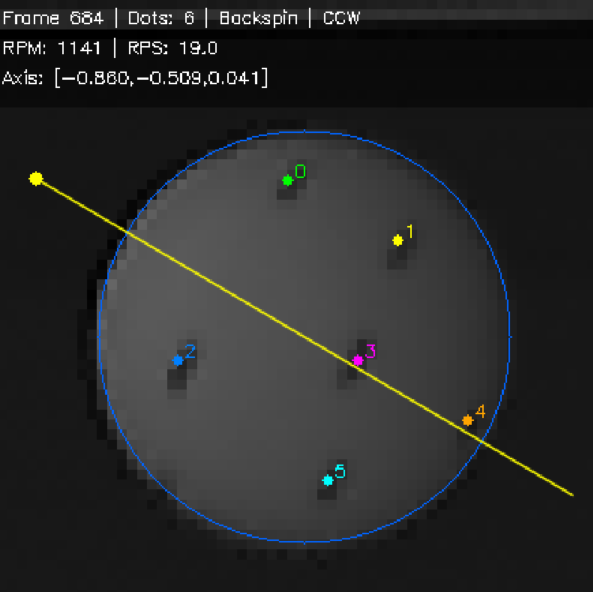
#> input picture spinCal.png, 1185 x 1183 px (shown at 1/2 size)
$ python spinCal.py spinCal.png
#> lines starting #> are read from the running program, lines starting #| are printed output that depends on the picture
#!/usr/bin/env python3
# ============================================================
# spinCal.py — 手动标注黑点 + 几何法解算乒乓球旋转
#
# 交互：
#   左键点击  = 添加点（自动 ID）
#   数字键0-9 = 指定下一个点的 ID
#   右键      = 删除上一个点
#   ENTER     = 保存当前帧，前进到下一帧
#   Backspace = 退回上一帧
#   F         = 完成标注，计算 RPM + 旋转轴
#   Q / ESC   = 退出
#
# 用法:
#   python spinCal.py
#   python spinCal.py D:\highspeed\test5.avi
# ============================================================

import cv2
import numpy as np
import os
import sys

# ── 相机参数 ──
MTX = np.array([
    [1914.91362, 0.0,       802.626903],
    [0.0,       1906.44992, 542.879886],
    [0.0,       0.0,        1.0]
], dtype=np.float64)
DIST = np.array([-0.17027915, 0.220013, 0.00154302, -0.00201744, 1.28603106], dtype=np.float64)
BALL_RADIUS_MM = 20.0
CALIB_IMAGE_HEIGHT = 1080


def adjust_principal_point(mtx, video_h):
    if video_h == CALIB_IMAGE_HEIGHT:
        return mtx.copy()
    crop = (CALIB_IMAGE_HEIGHT - video_h) / 2.0
    m2 = mtx.copy()
    m2[1, 2] -= crop
    print(f"[Calib] cy: {mtx[1,2]:.1f} -> {m2[1,2]:.1f}")
    return m2


# [34 lines left out: functions ball_center_to_3d, ray_sphere_intersection, kabsch, not called in this run]


def to_user_axis(axis_cam):
    return np.array([axis_cam[1], axis_cam[0], -axis_cam[2]])


# ═══════════════════════════════════════════════════════════
#  球窗口扫描 (与之前一样)
# ═══════════════════════════════════════════════════════════

def build_background(cap, total_frames):
#> called with total_frames = 1
    samples = []
    for fi in np.linspace(0, total_frames-1, min(12, total_frames), dtype=int):
        cap.set(cv2.CAP_PROP_POS_FRAMES, fi)
        ret, frame = cap.read()
        if ret:
            samples.append(cv2.cvtColor(frame, cv2.COLOR_BGR2GRAY).astype(np.float32))
#> this loop made 1 pass
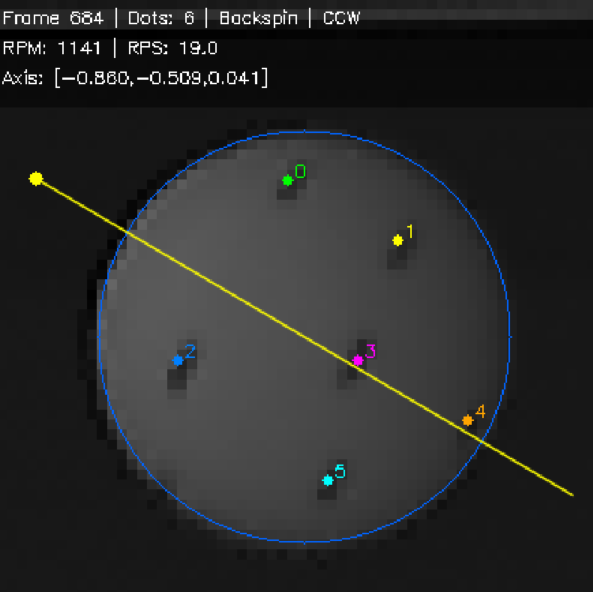
#> input picture spinCal.png, 1185 x 1183 px (shown at 1/2 size)
#> frame is the input picture: shape (1183, 1185, 3); mean B, G, R 41.8, 42.2, 41.5
#> after the loop, samples = 1 item
    return np.median(np.array(samples), axis=0)
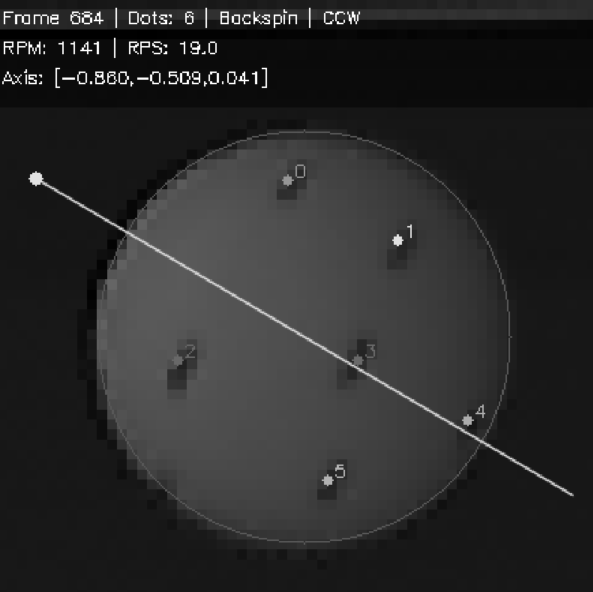
#> returned value: shape (1183, 1185) float32 (shown at 1/2 size); min 0, max 255, mean 41.9


# [81 lines left out: functions detect_ball_hough, _score_circle, binarize_ball_region, not called in this run]


def find_ball_window(cap, total_frames):
    print("\n[1/2] Scanning for ball window...")
    bg = build_background(cap, total_frames)

    print("  Phase 1: motion...")
    motion_frames = set()
    for fi in range(total_frames):
        cap.set(cv2.CAP_PROP_POS_FRAMES, fi)
        ret, frame = cap.read()
        if not ret: continue
        gray = cv2.cvtColor(frame, cv2.COLOR_BGR2GRAY)
        diff = np.abs(gray.astype(np.float32) - bg)
        _, mask = cv2.threshold(diff.astype(np.uint8), 2, 255, cv2.THRESH_BINARY)
        n_labels, _, stats, _ = cv2.connectedComponentsWithStats(mask, 8)
        max_area = max((stats[i, cv2.CC_STAT_AREA] for i in range(1, n_labels)), default=0)
        if max_area > 500: motion_frames.add(fi)
        if fi % 400 == 0: print(f"    {fi}/{total_frames}...")
#> this loop made 1 pass
#> (n_labels, stats, max_area) on pass 1: (1, [[0, 0, 1185, 1183, 1401855]], 0)
#> after the loop, motion_frames = 0 items

    if not motion_frames:
        for fi in range(total_frames):
            cap.set(cv2.CAP_PROP_POS_FRAMES, fi)
            ret, frame = cap.read()
            if not ret: continue
            gray = cv2.cvtColor(frame, cv2.COLOR_BGR2GRAY)
            diff = np.abs(gray.astype(np.float32) - bg)
            _, mask = cv2.threshold(diff.astype(np.uint8), 1, 255, cv2.THRESH_BINARY)
            n_labels, _, stats, _ = cv2.connectedComponentsWithStats(mask, 8)
            max_area = max((stats[i, cv2.CC_STAT_AREA] for i in range(1, n_labels)), default=0)
            if max_area > 100: motion_frames.add(fi)
#> (the run stopped early here; a loop or call above may not have finished)
